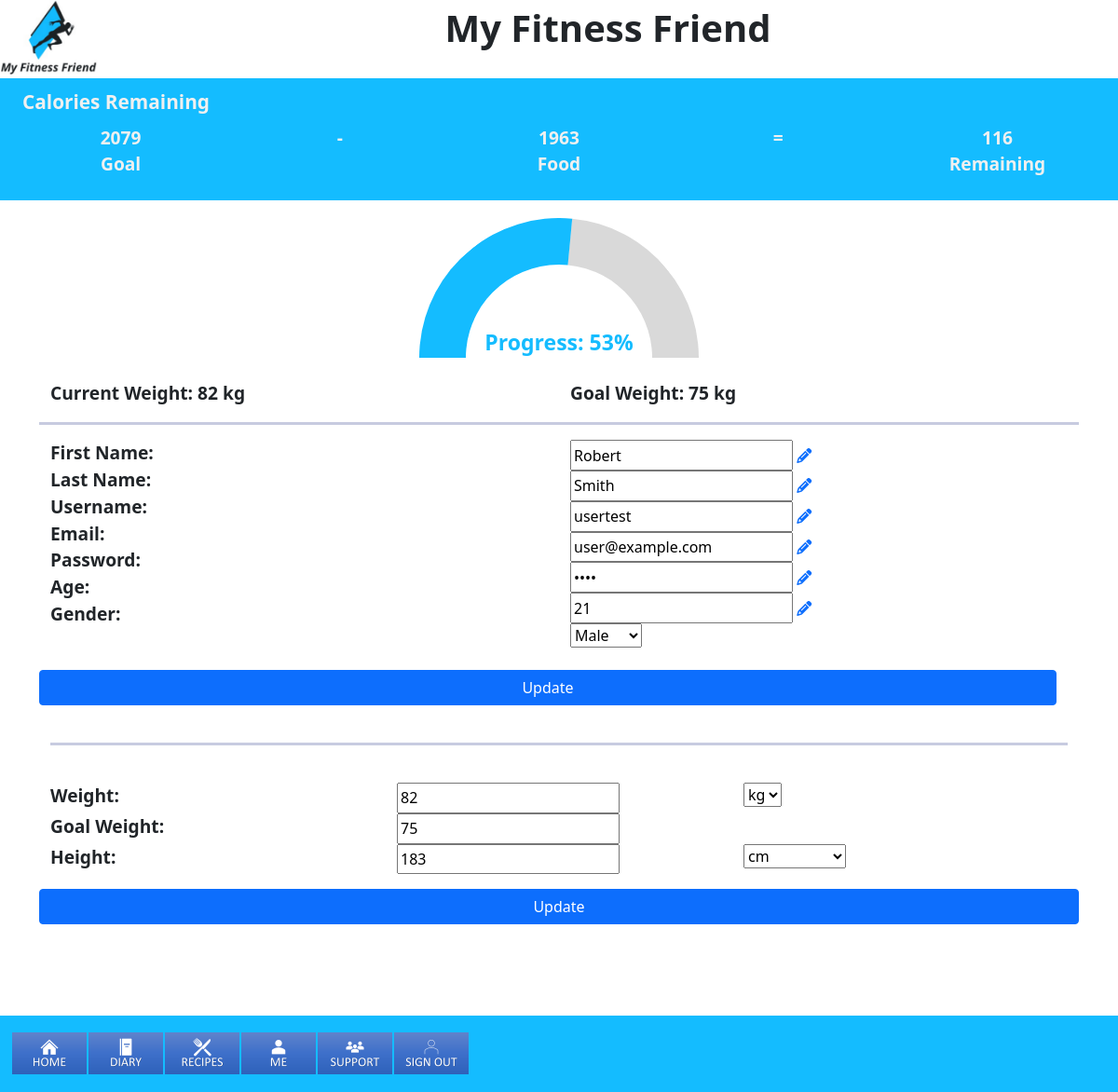
The app's page /me.php (signed in) with its own data.
### tables this page shows
CREATE TABLE `users` (
  `uid` int(11) NOT NULL,
  `username` varchar(32) DEFAULT NULL,
  `password` varchar(64) DEFAULT NULL,
  `firstname` varchar(64) DEFAULT NULL,
  `lastname` varchar(64) DEFAULT NULL,
  `email` varchar(128) DEFAULT NULL,
  `age` smallint(3) DEFAULT NULL,
  `gender` varchar(6) DEFAULT NULL,
  `start_weight` int(3) DEFAULT NULL,
  `current_weight` int(3) DEFAULT NULL,
  `goal_weight` int(3) DEFAULT NULL,
  `height` int(3) DEFAULT NULL,
  `unit1` varchar(32) DEFAULT NULL,
  `unit2` varchar(32) DEFAULT NULL,
  `mentor1` int(3) DEFAULT NULL,
  `mentor2` int(3) DEFAULT NULL,
  `mentor3` int(3) DEFAULT NULL,
  `calorie_intake` int(5) DEFAULT NULL
);

### me.php (the view, shortened to what this page needs)
<?php
include 'header.php';
if(isset($_SESSION['username'])) {
  $connection = mysqli_connect("localhost","root","");
    $sql2 = "SELECT * FROM users WHERE uid = '$_SESSION[uid]'";
    $sql2_result = mysqli_query($connection, $sql2) or die(mysqli_error($connection));
    while ($row = mysqli_fetch_assoc($sql2_result)) {
        $firstname    = $row['firstname'];
        $lastname    = $row['lastname'];
        $username = $row['username'];
        $email    = $row['email'];
        $password = $row['password'];
        $age      = $row['age'];
        $gender      = $row['gender'];
        $start_weight   = $row['start_weight'];
        $current_weight   = $row['current_weight'];
        $goal_weight   = $row['goal_weight'];
        $unit1 = $row['unit1'];
    }
    $x = $start_weight-$goal_weight;
    $y = $start_weight-$current_weight;
    $z = $y / $x;
    $progress = round($z * 100,0);
    $kg = 'kg';
    $lb = 'lb';
?>
<?php
echo <<<ME
<div class="container" id="Me">
    <div class="container" id="MeHeader">
        <span class="progressDonut"
            style="--percentage : $progress;">
            <label>Progress: $progress%</label>
        </span>
        <div class="row">
            <div class="col"><br>
                <label>Current Weight: {$current_weight} {$unit1}</label>
            </div>
            <div class="col"><br>
                <label>Goal Weight: {$goal_weight} {$unit1}</label>
            </div>
        </div>
    </div>
    <hr>
    <fieldset>
        <div class="container" id="MeEdit">
            <form action="" method="post">
                <div class="row">
                    <div class="col">
                        <label>First Name:</label><br>
                        <label>Last Name:</label><br>
                        <label>Username:</label><br>
                        <label>Email:</label><br>
                        <label>Password:</label><br>
                        <label>Age:</label><br>
                        <label>Gender:</label><br>
                    </div>
                    <div class="col">
                        <div class="edit">
                            <div class="myInfo">
                                    <input type="text" name="firstname" value={$firstname}>
                                    <a href='#!' class='password-visibility'><i class='fa fa-pencil'></i></a><br>
                                    <input type="text" name="lastname" value={$lastname}>
                                    <a href='#!' class='password-visibility'><i class='fa fa-pencil'></i></a><br>
                                    <input type="text" name="username" value={$username}>
                                    <a href='#!' class='password-visibility'><i class='fa fa-pencil'></i></a><br>
                                    <input type="email" name="email" value={$email}>
                                    <a href='#!' class='password-visibility'><i class='fa fa-pencil'></i></a><br>
                                    <input type="password" name="password" value={$password}>
                                    <a href='#!' class='password-visibility'><i class='fa fa-pencil'></i></a><br>
                                    <input type="number" name="age" value={$age}>
                                    <a href='#!' class='password-visibility'><i class='fa fa-pencil'></i></a><br>
                                    <select name="gender" id="gender">
                                        <option value="" selected disabled hidden>{$gender}</option>
                                    </select>
                                    <br><br>
                            </div>
                        </div>
                    </div>
                    <div class="row">
                        <button type="submit" name="post" class="btn btn-primary" width=100%>Update</button>
                    </div>
                </form>
            </div>
            <br><hr><br>
            <form action="" method="post">
                <div class="row">
                    <div class="col">
                        <label>Weight:</label><br>
                    </div>
                    <div class="col">
                        <input type="number" name="current_weight" value={$current_weight}><br>
                    </div>
                    <div class="col">
                        <select name="unit1" id="weight">
                            <option value="$kg">kg</option>
                            <option value="$lb">lb</option>
                        </select>
                    </div>
                </div>
                <div class="row">
                    <div class="col">
                        <label>Goal Weight:</label><br>
                    </div>
                    <div class="col">
                        <input type="number" name="goal_weight" value={$goal_weight}><br>
                    </div>
                    <div class="col">
                    </div>
                </div>
                <div class="row">
                    <div class="col">
                        <label>Height:</label><br>
                    </div>
                    <div class="col">
                        <input type="number" name="height" value="183"><br>
                    </div>
                    <div class="col">
                        <select name="unit2" id="height">
                            <option value="cm">cm</option>
                        </select>
                    </div><br><br>
                </div>
                <div class="row">
                    <br><button type="submit" name="postw" class="btn btn-primary" width=100%>Update</button>
                </div>
            </form>
    </fieldset>
</div>
ME;
}
include 'footer.php';
?>

### interface.php (shortened to what this page needs)
<?php
if (isset($_SESSION['username'])) {
  $connection = mysqli_connect("localhost","root","");
  $calorieQuery = "SELECT SUM(calorie_intake) FROM calories WHERE uid = '$_SESSION[uid]' AND date(datetime) = curdate();";
  $calorieResult = mysqli_query($connection, $calorieQuery);
  $crTemp = mysqli_fetch_array($calorieResult);
  if(empty($crTemp[0])) {
    $cr = 0;
  }
  else {
    $cr = $crTemp[0];
  }
  $query = "SELECT * FROM users WHERE uid = '$_SESSION[uid]'";
  $result = mysqli_query($connection, $query);
  while ($row = mysqli_fetch_assoc($result)) {
    $sw = $row['start_weight'];
    $cw = $row['current_weight'];
    $gw = $row['goal_weight'];
    $g = $row['gender'];
  }
  $result1 = $cw * 2.205;
  $result2 = $result1 * 15;
  $x = $sw - $gw;
  $y = $sw - $cw;
  $z = $y / $x;
  $offset = 1 - $z;
  $reduction = $offset / 2;
  $reduction2 = $result2 * $reduction;
  if($g == "Male") {
    $ci = MAX(round($result2 - $reduction2),1800);
  }
  else {
    $ci = MAX(round($result2 - $reduction2),1500);
  }
  $ri = round($ci - $cr);
  echo <<<INTERFACE
  <div class="container-fluid" id="calorie">
    <legend class="title">Calories Remaining</legend>
    <div class="row">
      <div class="col">
        <label>{$ci}<br>Goal</label>
      </div>
      <div class="col">
        <label>-</label>
      </div>
      <div class="col">
        <label>{$cr}<br>
        Food</label>
      </div>
      <div class="col">
        <label>=</label>
      </div>
      <div class="col">
        <label>{$ri}<br>
        Remaining</label>
      </div>
    </div>
  </div>
  INTERFACE;
  echo <<<NAV
  <nav class="navbar navbar-default" id="UserNav">
    <span class="container-fluid">
    <ul class="nav nav-pills navbar-right">
          <li class="nav-item">
            <a class="nav-link" href="home.php">
              <img src="img/home.png" width="80" alt="Home nav button">
            </a>
          </li>
          <li class="nav-item">
            <a class="nav-link" href="diary.php">
              <img src="img/diary.png" width="80" alt="Diary nav button">
            </a>
          </li>
          <li class="nav-item">
            <a class="nav-link" href="recipes.php">
              <img src="img/recipes.png" width="80" alt="Recipes nav button">
            </a>
          </li>
          <li class="nav-item">
            <a class="nav-link" href="me.php">
              <img src="img/me.png" width="80" alt="Me nav button">
            </a>
          </li>
          <li class="nav-item">
            <a class="nav-link" href="support.php">
              <img src="img/support.png" width="80" alt="Support nav button">
            </a>
          </li>
          <li class="nav-item">
            <a class="nav-link" href="sign_out.php">
              <img src="img/signOut.png" width="80" alt="Sign Out nav button">
            </a>
          </li>
        </ul>
    </span>
  </nav>
  NAV;
}
else {
  include 'docs/ToS.php';
}
?>

### css/style.css (style rules this page uses)
:root { --colourPri: #022140; --colourSec: #c5c5c5; --colourBG: #14BCFF; --colourText: #f0f0f0; --colourNav: #c68c53a8; --colourHover: #233385; }
hr { border-top: 3px solid var(--colourHover); }
#calorie, #loginHeader { padding-left: 1.5em; padding-right: 1.5em; padding-bottom: 1.5em; font-size: 1em; font-weight: bold; text-align: center; color: var(--colourText); background-color: var(--colourBG); }
.title { font-size: 1.3em; text-align: left; padding-top: .5em; }
#UserNav { display: flex; float: none; justify-content: center; position: fixed; top: 93%; height: 7%; width: 100%; background-color: var(--colourBG); }
label { font-size: 1.2em; font-weight: bolder; }
input { height: calc(1.6em + .6vw); }
.nav>li>a { padding: 1px; }
.progressDonut { --percentage: 0; margin-top: 1em; width: 300px; height: 150px; color: var(--colourBG); font-size: 1.2em; font-weight: 600; overflow: hidden; position: relative; left: 50%; transform: translate(-50%); display: flex; align-items: flex-end; justify-content: center; box-sizing: border-box; }
.progressDonut::after { content: ''; width: 300px; height: 300px; border: 50px solid; border-color: rgba(0, 0, 0, 0.15) rgba(0, 0, 0, 0.15) var(--colourBG) var(--colourBG); position: absolute; border-radius: 50%; left: 0; top: 0; box-sizing: border-box; transform: rotate( calc( 1deg * ( -45 + var(--percentage) * 1.8))); animation: fillAnimation 1s ease-in; }

### records on screen
users: ci "2079", progress "53", current_weight "82", unit1 "kg", goal_weight "75", firstname "Robert", lastname "Smith", username "usertest", email "user@example.com", age "21", gender "Male"

### other values on screen
$cr "1963"
$ri "116"
